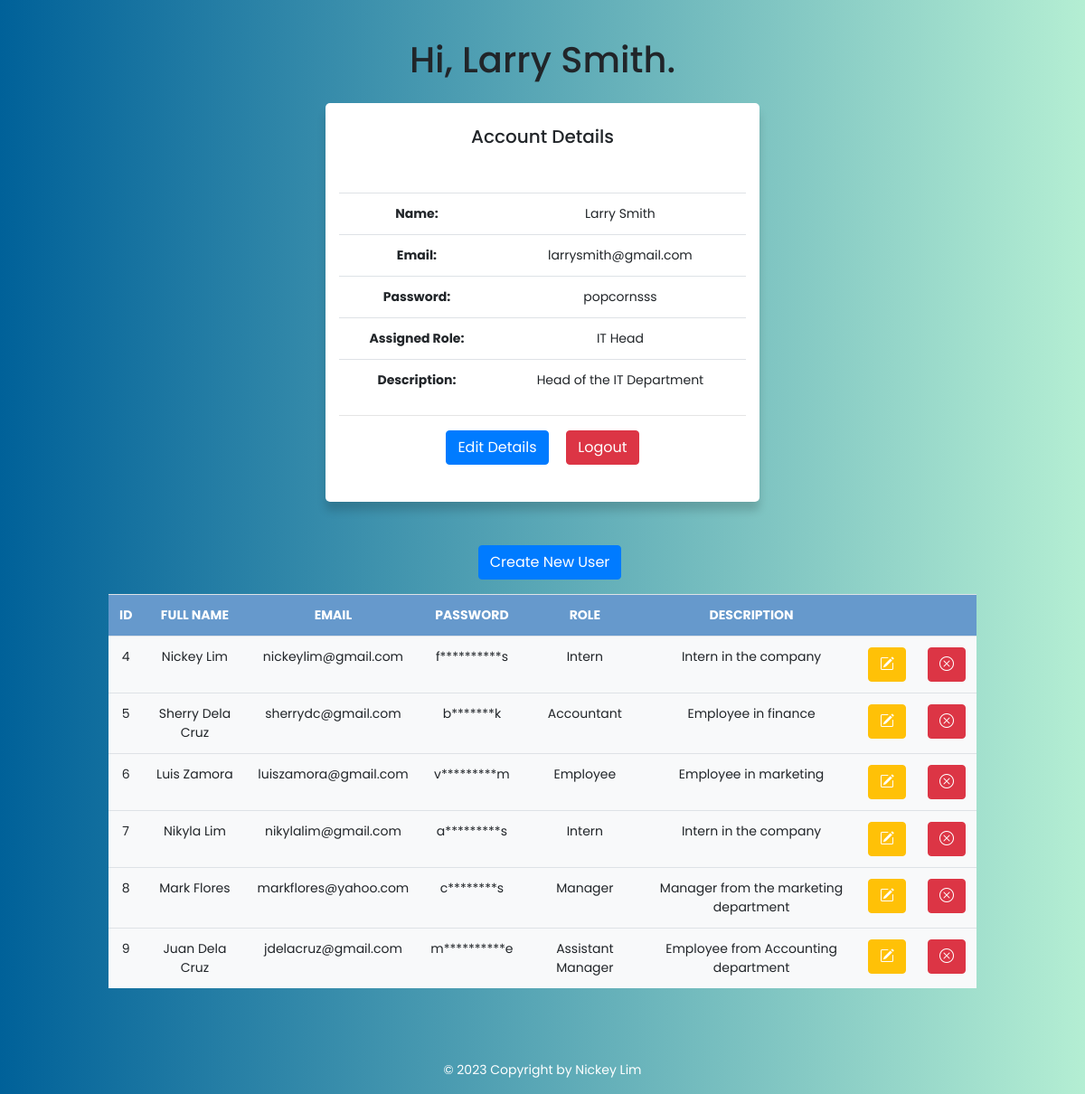
The page /admin_homepage.php (signed in) on the database as committed earlier.
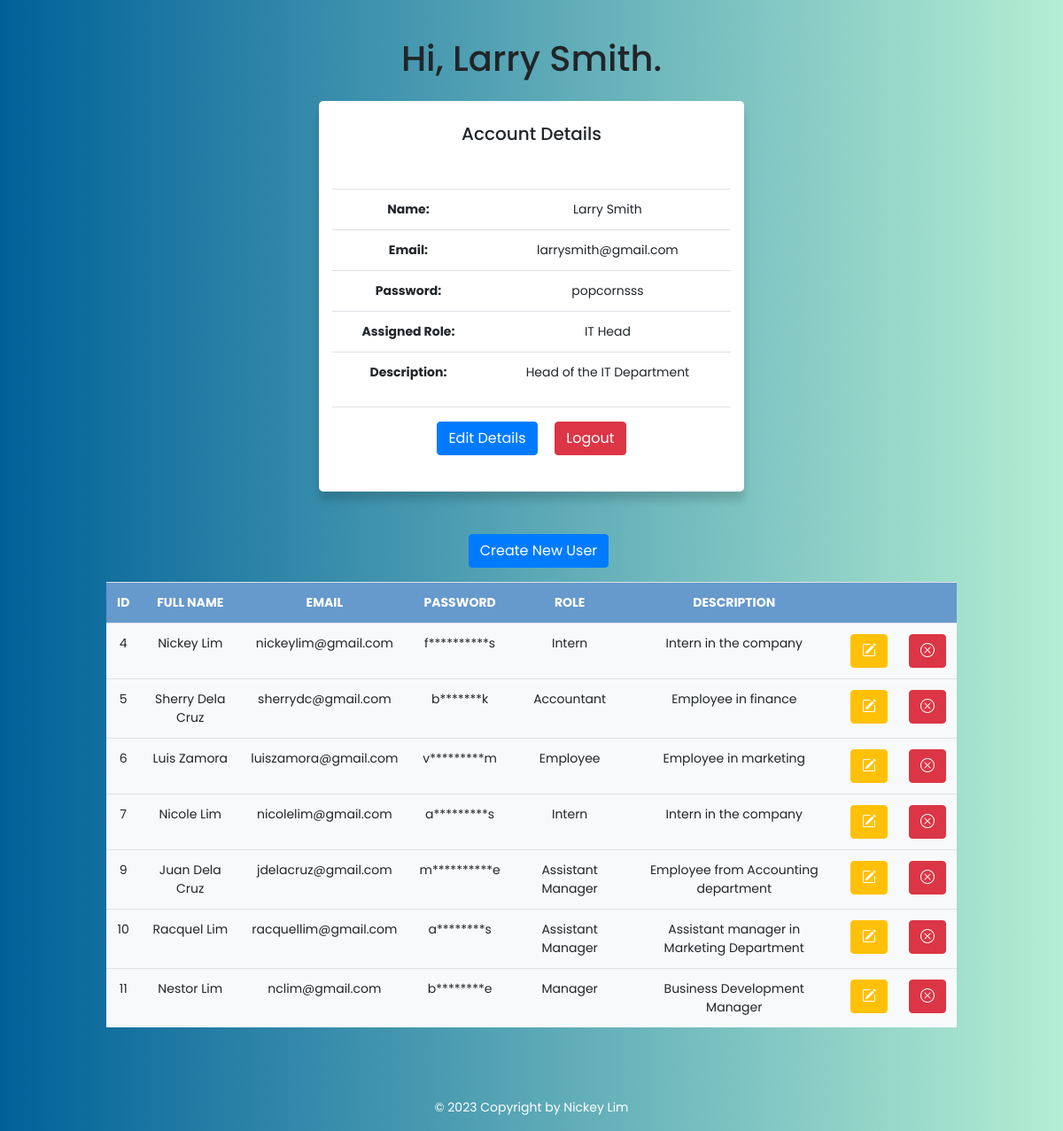
The same page on the database as committed later.
### tables this page shows
CREATE TABLE `user` (
  `u_id` int(3) NOT NULL,
  `r_id` int(3) NOT NULL,
  `first_name` varchar(50) NOT NULL,
  `last_name` varchar(50) NOT NULL,
  `Email` varchar(200) NOT NULL,
  `c_pass` varchar(50) NOT NULL,
  `role` varchar(100) NOT NULL,
  `description` varchar(200) NOT NULL,
  `type` varchar(50) NOT NULL
);

### admin_homepage.php (the view, shortened to what this page needs)
<?php
include 'conn.php';
$sessionId = $_SESSION["u_id"];
$admin = mysqli_fetch_assoc(mysqli_query($conn, "SELECT * FROM user WHERE u_id = $sessionId"));
?>
<!DOCTYPE html>
<html lang="en">
<head>
  <link rel="stylesheet" href="https://stackpath.bootstrapcdn.com/bootstrap/4.5.2/css/bootstrap.min.css">
  <link rel="stylesheet" href="css/style.css">
  <link rel="stylesheet" href="https://cdn.jsdelivr.net/npm/bootstrap-icons@1.3.0/font/bootstrap-icons.css">
  <link rel="stylesheet" href="https://cdn.jsdelivr.net/npm/bootstrap@4.1.3/dist/css/bootstrap.min.css">
</head>
<body>
  <div class="greeting">
    <br><br>
    <h1>Hi, <?php echo $admin['first_name'] . " " . $admin['last_name']; ?>.</h1>
  </div>
  <br>
  <div class="container" style="max-width:40%;">
    <h5>Account Details</h5><br><br>
    <table class="table" style="width:100%;">
      <tr>
        <th>Name:</th>
        <td><?php echo $admin['first_name']; ?>&nbsp;<?php echo $admin['last_name']; ?></td>
      </tr>
      <tr>
        <th>Email:</th>
        <td><?php echo $admin['Email']; ?></td>
      </tr>
      <tr>
        <th>Password:</th>
        <td><?php echo $admin['c_pass']; ?></td>
      </tr>
      <tr>
        <th>Assigned Role:</th>
        <td><?php echo $admin['role']; ?></td>
      </tr>
      <tr>
        <th>Description:</th>
        <td><?php echo $admin['description']; ?></td>
      </tr>
    </table>
    <hr>
    <p>
      <a href="edit_details.php" class="btn btn-primary">Edit Details</a>
      <a href="logout.php" class="btn btn-danger ml-3">Logout</a>
    </p>
  </div>
  <br><br><br>
  <a href="create.php" class="btn btn-primary ml-3">Create New User</a>
  <br>
  <?php $results = mysqli_query($conn, "SELECT * FROM user where not u_id=1"); ?>
  <table id="myTable" class="table bg-light" style="width: 80%;">
    <tr style="background-color: #6699cc; color:white;">
      <th>ID</th>
      <th>FULL NAME</th>
      <th>EMAIL</th>
      <th>PASSWORD</th>
      <th>ROLE</th>
      <th>DESCRIPTION</th>
      <th></th>
      <th></th>
    </tr>
    <?php while ($row = mysqli_fetch_array($results)) { ?>
      <td><?php echo $row['u_id']; ?></td>
      <td><?php echo $row['first_name'] . ' ' . $row['last_name']; ?></td>
      <td><?php echo $row['Email']; ?></td>
      <td>
        <?php
        $pass = $row['c_pass'];
        echo substr($pass, 0, 1);
        for ($a = 0; (strlen($pass) - 1) > $a; $a++) {
          echo "*";
        }
        echo $pass[strlen($pass) - 1];
        ?>
      </td>
      <td><?php echo $row['role']; ?></td>
      <td><?php echo $row['description']; ?></td>
      <td>
        <form action="edit.php" method="post">
          <button type="submit" class="btn btn-warning" name="id" value="<?php echo $row['u_id']; ?>"><i class="bi bi-pencil-square" style="color:white;"></i></button>
        </form>
      </td>
      <?php
      echo '<td><button type="button" class="btn btn-danger" data-id="' . $row['u_id'] . '" onclick="confirmDelete(this);">
      <i class="bi bi-x-circle" style="color:white;"></i></button></td>';
      ?>
    <?php } ?>
    <table>
      <br><br><br>
      <footer>
        <div class="text-center p-3" style=" width: 100%; color:white;">
          © 2023 Copyright by Nickey Lim
        </div>
      </footer>
</body>
</html>

Rows that differ between the two databases and show on the page:
removed user: u_id "8", first_name "Mark", last_name "Flores", Email "markflores@yahoo.com", c_pass "c", c_pass "s", role "Manager", description "Manager from the marketing department"
changed user id 7: first_name "Nikyla" → "Nicole"; Email "nikylalim@gmail.com" → "nicolelim@gmail.com"
added user: u_id "10", first_name "Racquel", last_name "Lim", Email "racquellim@gmail.com", c_pass "a", c_pass "s", role "Assistant Manager", description "Assistant manager in Marketing Department"
added user: u_id "11", first_name "Nestor", last_name "Lim", Email "nclim@gmail.com", c_pass "b", c_pass "e", role "Manager", description "Business Development Manager"
